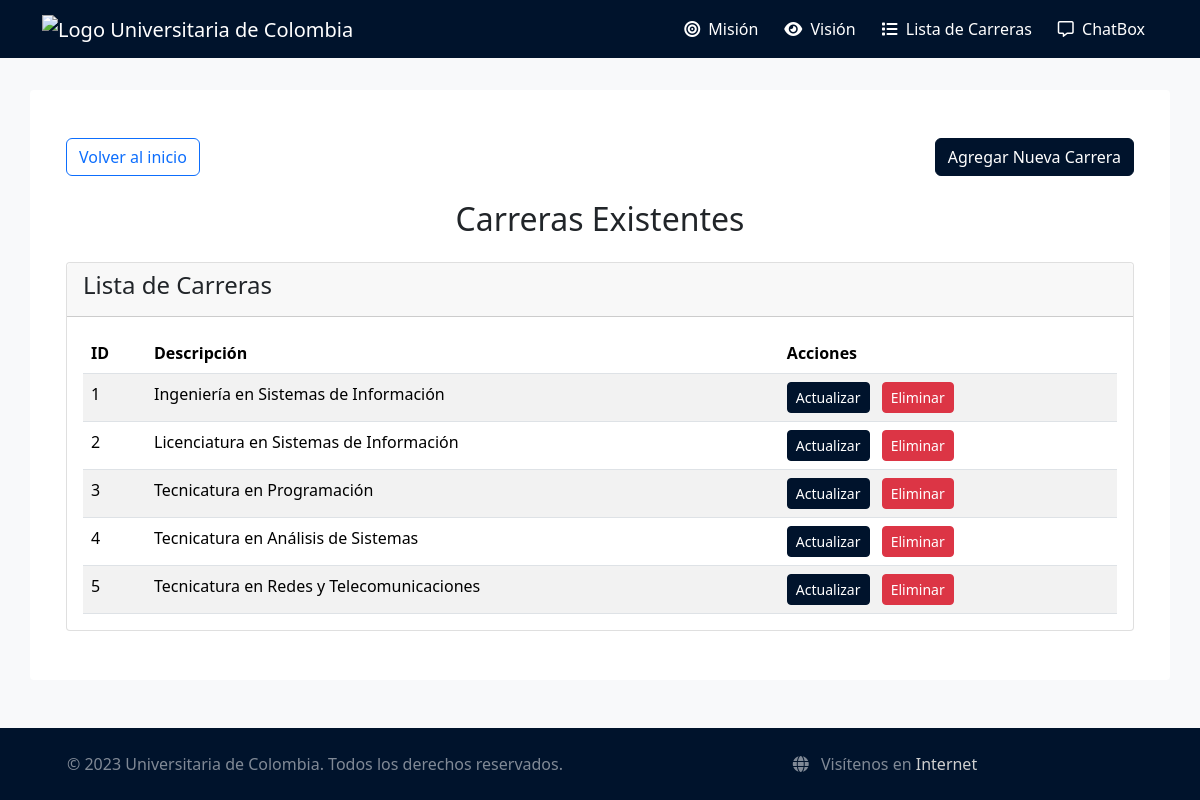
Page /lista_carreras on the committed database.
### tables this page shows
CREATE TABLE carrera (
    id INTEGER PRIMARY KEY AUTOINCREMENT,
    descripcion TEXT NOT NULL UNIQUE
);

### main.py (the view)
@app.route("/lista_carreras")
def lista_carreras():
    db = get_db()
    cursor = db.cursor()
    cursor.execute("SELECT * FROM carrera")
    programas = cursor.fetchall()
    return render_template('lista_carreras.html', programas=programas)

### main.py (called while the page is built)
def get_db():
    db = getattr(g, '_database', None)
    if db is None:
        db = g._database = sqlite3.connect(DATABASE)
        db.row_factory = sqlite3.Row
    return db

@app.teardown_appcontext
def close_connection(exception):
    db = getattr(g, '_database', None)
    if db is not None:
        db.close()

### templates/lista_carreras.html (shortened to what this page needs)
{% extends 'base.html' %}
{% block content %}
<div class="container mt-4">
    <div class="d-flex justify-content-between mb-4">
        <a href="{{url_for('base')}}" class="btn btn-outline-primary">Volver al inicio</a>
        <a href="{{url_for('programas')}}" class="btn btn-primary">Agregar Nueva Carrera</a>
    </div>
    <div class="text-center mb-4">
        <h2>Carreras Existentes</h2>
    </div>
    <div class="row">
        <div class="col-12">
            <div class="card">
                <div class="card-header">
                    <h4>Lista de Carreras</h4>
                </div>
                <div class="card-body">
                    <div class="table-responsive">
                        <table class="table table-striped">
                            <thead>
                                <tr>
                                    <th>ID</th>
                                    <th>Descripción</th>
                                    <th>Acciones</th>
                                </tr>
                            </thead>
                            <tbody>
                                {% for programa in programas %}
                                <tr>
                                    <td>{{ programa.id }}</td>
                                    <td>{{ programa.descripcion }}</td>
                                    <td>
                                        <a href="{{ url_for('editar_carrera', id=programa.id) }}" class="btn btn-sm btn-primary">Actualizar</a>
                                        <a href="{{ url_for('eliminar_carrera', id=programa.id) }}" class="btn btn-sm btn-danger ms-2" onclick="return confirm('¿Está seguro de eliminar esta carrera?')">Eliminar</a>
                                    </td>
                                </tr>
                                {% endfor %}
                            </tbody>
                        </table>
                    </div>
                </div>
            </div>
        </div>
    </div>
</div>
{% endblock %}

### templates/base.html (shortened to what this page needs)
<!DOCTYPE html>
<html lang="en">
<head>
<link href="https://cdn.jsdelivr.net/npm/bootstrap@5.3.3/dist/css/bootstrap.min.css" rel="stylesheet">
<link rel="stylesheet" href="https://cdnjs.cloudflare.com/ajax/libs/font-awesome/6.4.0/css/all.min.css">
<link rel="stylesheet" href="{{ url_for('static', filename='css/styles.css') }}">
</head>
<body class="d-flex flex-column min-vh-100">
<nav class="navbar navbar-expand-lg navbar-dark">
<div class="container">
<a class="navbar-brand" href="{{url_for('base')}}">
<img src="https://universitariadecolombia.edu.co/wp-content/uploads/2022/02/imagenlogop2.png" alt="Logo Universitaria de Colombia">
</a>
<div class="collapse navbar-collapse" id="navbarNav">
<ul class="navbar-nav ms-auto">
<li class="nav-item">
<a class="nav-link" href="{{url_for('mision')}}">
<i class="fas fa-bullseye me-1"></i> Misión
</a>
</li>
<li class="nav-item">
<a class="nav-link" href="{{url_for('vision')}}">
<i class="fas fa-eye me-1"></i> Visión
</a>
</li>
<li class="nav-item">
<a class="nav-link" href="{{url_for('lista_carreras')}}">
<i class="fas fa-list me-1"></i> Lista de Carreras
</a>
</li>
<li class="nav-item">
<a class="nav-link" href="{{url_for('predict')}}">
<i class="far fa-comment-alt me-1"></i> ChatBox
</a>
</li>
</ul>
</div>
</div>
</nav>
<main class="container my-5 flex-grow-1">
{% block content %} {% endblock %}
</main>
<footer class="mt-auto py-4 text-white-50 text-center">
<div class="container">
<div class="row">
<div class="col-md-6">
<p class="mb-0">&copy; 2023 Universitaria de Colombia. Todos los derechos reservados.</p>
</div>
<div class="col-md-6">
<p class="mb-0">
<i class="fas fa-globe me-2"></i> Visítenos en
<a href="https://www.google.com" target="_blank">Internet</a>
</p>
</div>
</div>
</div>
</footer>
</body>
</html>

### static/css/styles.css (style rules this page uses)
:root { --primary-color: #00132c; --secondary-color: #ffffff; --accent-color: #0056b3; --light-bg: #f8f9fa; }
body { font-family: 'Segoe UI', Tahoma, Geneva, Verdana, sans-serif; background-color: var(--light-bg); }
.navbar { background-color: var(--primary-color) !important; padding: 0.5rem 0; }
.navbar-brand img { height: 60px; width: auto; }
.nav-link { color: var(--secondary-color) !important; font-weight: 500; margin: 0 5px; }
.container.my-5 { background-color: white; border-radius: 4px; padding: 1.5rem; margin-top: 2rem !important; }
footer { background-color: var(--primary-color) !important; padding: 1rem 0; margin-top: 2rem; }
footer a { color: #d0d0d0 !important; text-decoration: none; }
.btn-primary { background-color: var(--primary-color); border-color: var(--primary-color); }
.card { border: 1px solid rgba(0,0,0,.125); border-radius: 4px; margin-bottom: 1rem; }
.table { margin-bottom: 0; }

### rows in the picture
carrera: id "1", descripcion "Ingeniería en Sistemas de Información"
carrera: id "2", descripcion "Licenciatura en Sistemas de Información"
carrera: id "3", descripcion "Tecnicatura en Programación"
carrera: id "4", descripcion "Tecnicatura en Análisis de Sistemas"
carrera: id "5", descripcion "Tecnicatura en Redes y Telecomunicaciones"
